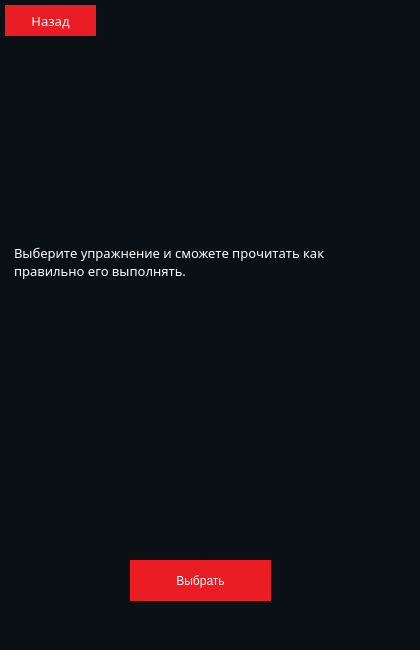
<?xml version="1.0" encoding="UTF-8"?>
<ui version="4.0">
 <class>MainWindow</class>
 <widget class="QMainWindow" name="MainWindow">
  <property name="geometry">
   <rect>
    <x>0</x>
    <y>0</y>
    <width>420</width>
    <height>650</height>
   </rect>
  </property>
  <property name="minimumSize">
   <size>
    <width>420</width>
    <height>650</height>
   </size>
  </property>
  <property name="maximumSize">
   <size>
    <width>420</width>
    <height>650</height>
   </size>
  </property>
  <property name="windowTitle">
   <string>MainWindow</string>
  </property>
  <property name="styleSheet">
   <string notr="true">background-color:#0b1015;
color:white;
font: 8pt &quot;OpenSans-Bold&quot;;</string>
  </property>
  <widget class="QWidget" name="centralwidget">
   <widget class="QPushButton" name="pushButton">
    <property name="geometry">
     <rect>
      <x>5</x>
      <y>5</y>
      <width>91</width>
      <height>31</height>
     </rect>
    </property>
    <property name="font">
     <font>
      <family>Century Gothic</family>
      <pointsize>10</pointsize>
      <weight>50</weight>
      <italic>false</italic>
      <bold>false</bold>
     </font>
    </property>
    <property name="styleSheet">
     <string notr="true">QPushButton{
	font: 10pt &quot;Century Gothic&quot;;
	background-color:#ea1c24;
	color:white;
	border:None;
}
QPushButton:hover{
	background-color:#E8484D;
}</string>
    </property>
    <property name="text">
     <string>Назад</string>
    </property>
   </widget>
   <widget class="QLabel" name="label_2">
    <property name="geometry">
     <rect>
      <x>10</x>
      <y>40</y>
      <width>391</width>
      <height>181</height>
     </rect>
    </property>
    <property name="text">
     <string/>
    </property>
    <property name="pixmap">
     <pixmap>exersices/Only-text.jpg</pixmap>
    </property>
   </widget>
   <widget class="QPlainTextEdit" name="plainTextEdit">
    <property name="geometry">
     <rect>
      <x>10</x>
      <y>240</y>
      <width>391</width>
      <height>311</height>
     </rect>
    </property>
    <property name="font">
     <font>
      <family>Century Gothic</family>
      <pointsize>10</pointsize>
      <weight>50</weight>
      <italic>false</italic>
      <bold>false</bold>
     </font>
    </property>
    <property name="styleSheet">
     <string notr="true">QPlainTextEdit{
	font: 10pt &quot;Century Gothic&quot;;
	border:None;
	color:white;

}</string>
    </property>
    <property name="readOnly">
     <bool>true</bool>
    </property>
    <property name="plainText">
     <string>Выберите упражнение и сможете прочитать как правильно его выполнять.</string>
    </property>
   </widget>
   <widget class="QPushButton" name="pushButton_2">
    <property name="geometry">
     <rect>
      <x>130</x>
      <y>560</y>
      <width>141</width>
      <height>41</height>
     </rect>
    </property>
    <property name="styleSheet">
     <string notr="true">QPushButton{
	font: 10pt &quot;Century Gothic&quot;;
	color:white;
	background-color:#ea1c24;
	border:None;
}
QPushButton:hover{
	background-color:#E8484D;
}</string>
    </property>
    <property name="text">
     <string>Выбрать</string>
    </property>
   </widget>
  </widget>
  <widget class="QMenuBar" name="menubar">
   <property name="geometry">
    <rect>
     <x>0</x>
     <y>0</y>
     <width>420</width>
     <height>19</height>
    </rect>
   </property>
  </widget>
  <widget class="QStatusBar" name="statusbar"/>
 </widget>
 <resources/>
 <connections/>
</ui>
